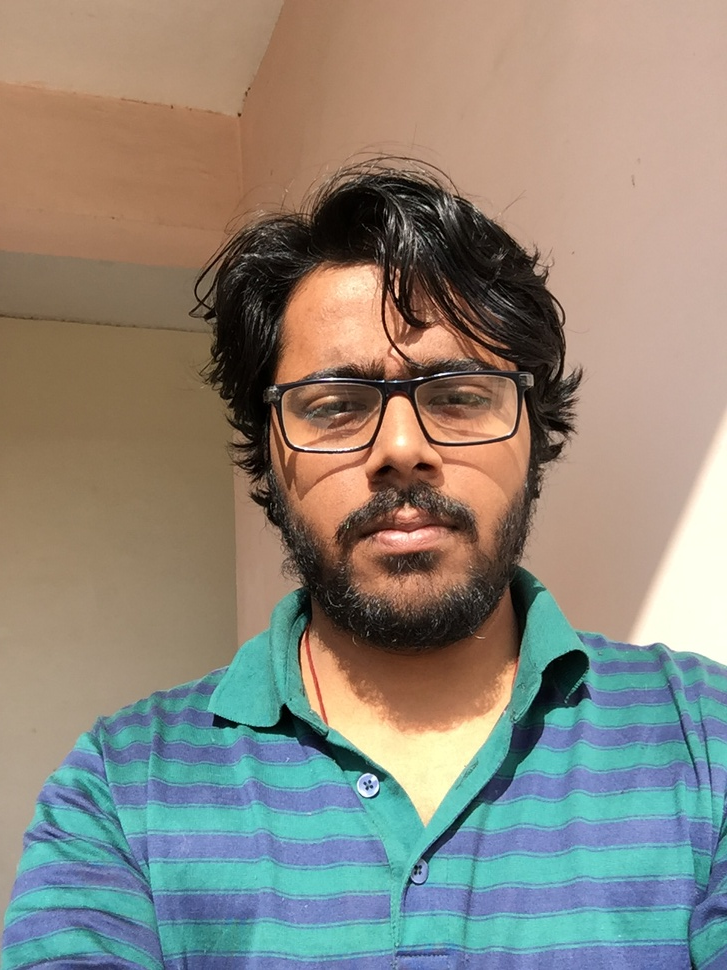
#> input picture images/color/IMG_0043.JPG, 727 x 970 px, shrunk from 960 x 1280 before the run; its folder holds 4 pictures in this run
$ python makegrey.py   (Python 2 division)
#> lines starting #> are read from the running program, lines starting #| are printed output that depends on the picture
import cv2
import glob
import numpy as np
import matplotlib as plt

def displayImage (frame, frame_name='rekt'):
    while 1:
        cv2.imshow (str(frame_name), frame)
        if cv2.waitKey(1) and 0xFF == ord('q'):
            cv2.destroyAllWindows()
            break

dir = './images/color/'
imagelist = glob.glob(dir+'*.JPG')

for name in imagelist:
    im = cv2.imread(name)
#> im is the input picture: shape (970, 727, 3); mean B, G, R 123.8, 135.3, 140.8
    im = cv2.cvtColor(im, cv2.COLOR_BGR2GRAY)
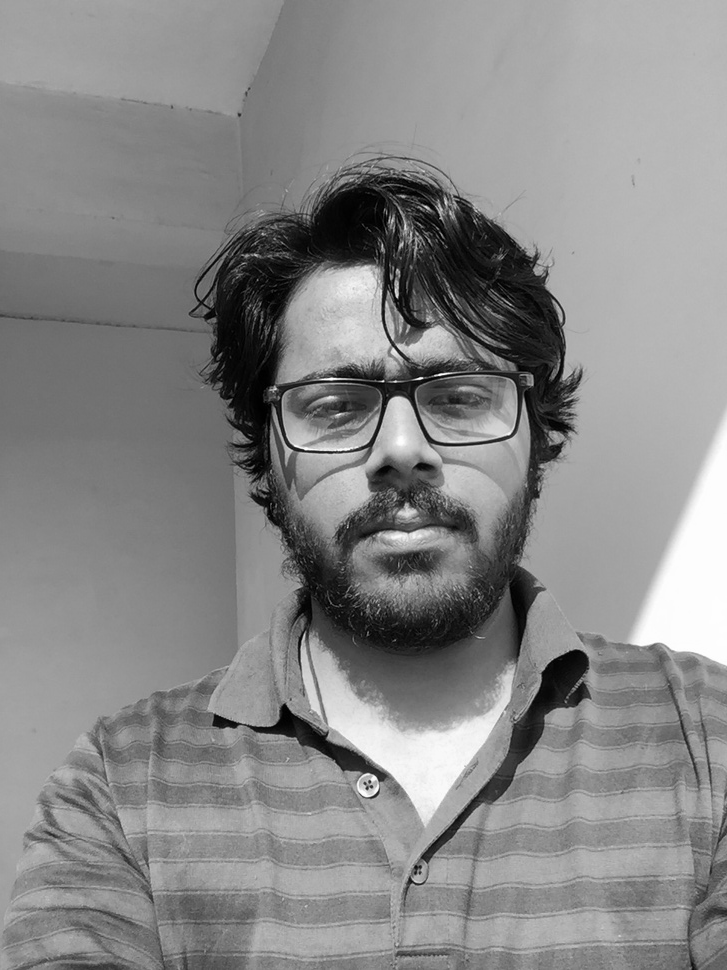
#> im: shape (970, 727); min 0, max 254, mean 135.6
    name = name.replace("color", "gray")
    print name
    cv2.imwrite(name, im)
#> pass 2 of the loop `for name in imagelist:`:
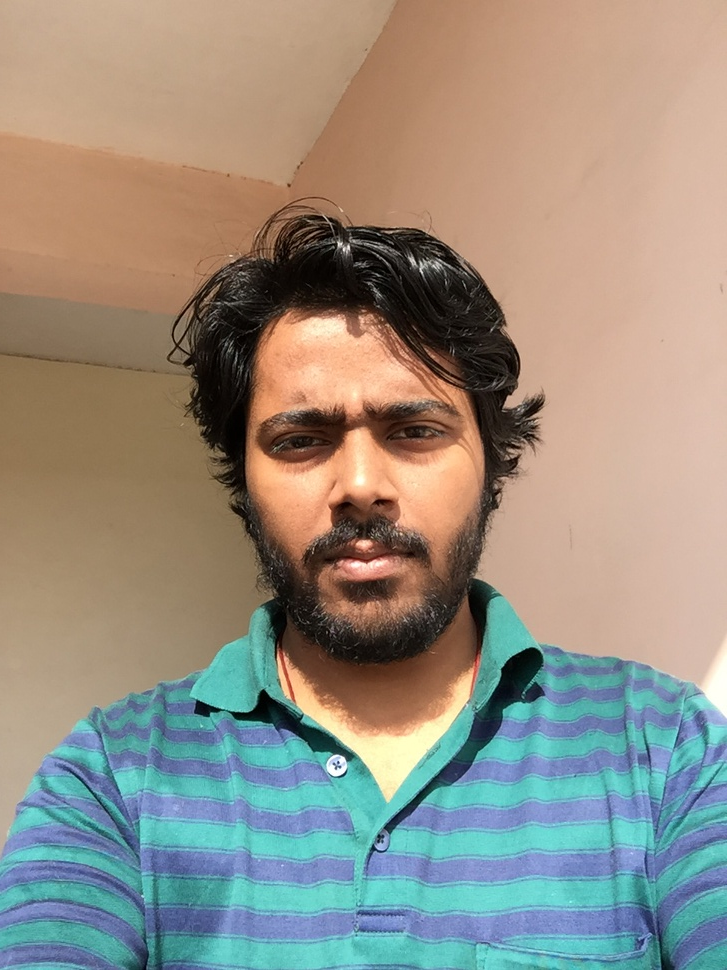
#> input picture images/color/IMG_0044.JPG, 727 x 970 px, shrunk from 960 x 1280 before the run
#> im is the input picture: shape (970, 727, 3); mean B, G, R 130.8, 143.2, 149.4
#> `im = cv2.cvtColor(im, cv2.COLOR_BGR2GRAY)`:
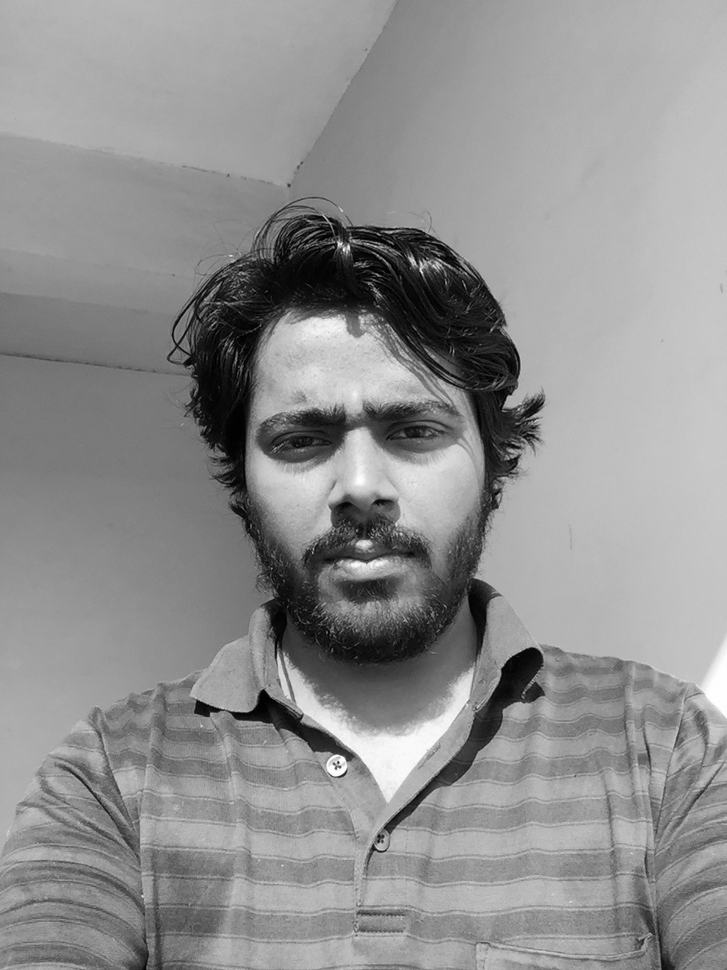
#> im: shape (970, 727); min 0, max 255, mean 143.7
#> pass 3 of the loop `for name in imagelist:`:
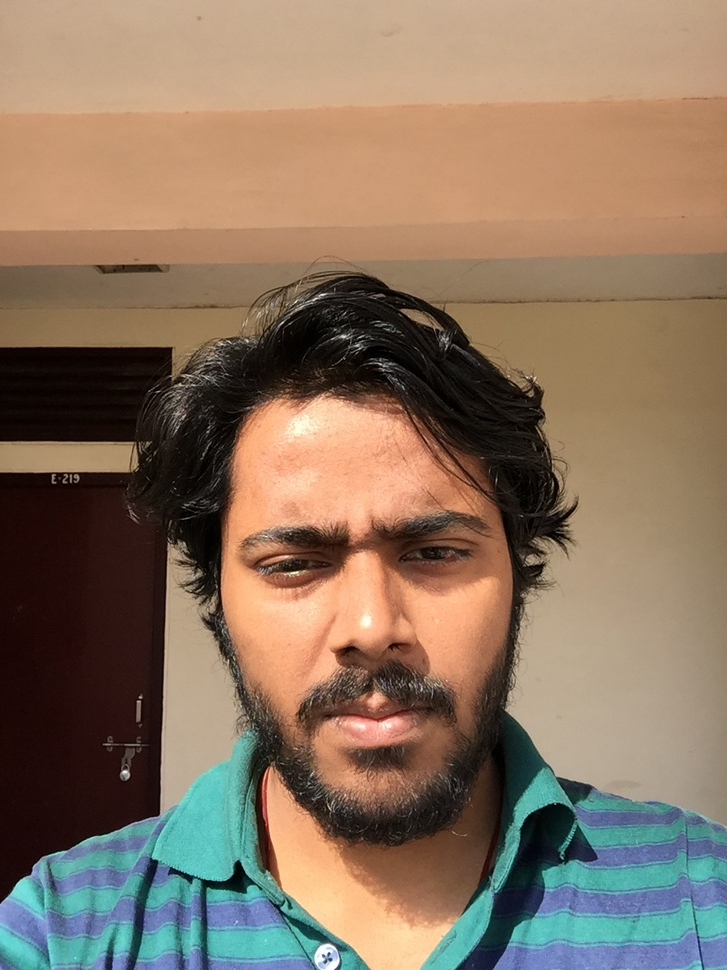
#> input picture images/color/IMG_0048.JPG, 727 x 970 px, shrunk from 960 x 1280 before the run
#> im is the input picture: shape (970, 727, 3); mean B, G, R 96.8, 116.5, 137.5
#> `im = cv2.cvtColor(im, cv2.COLOR_BGR2GRAY)`:
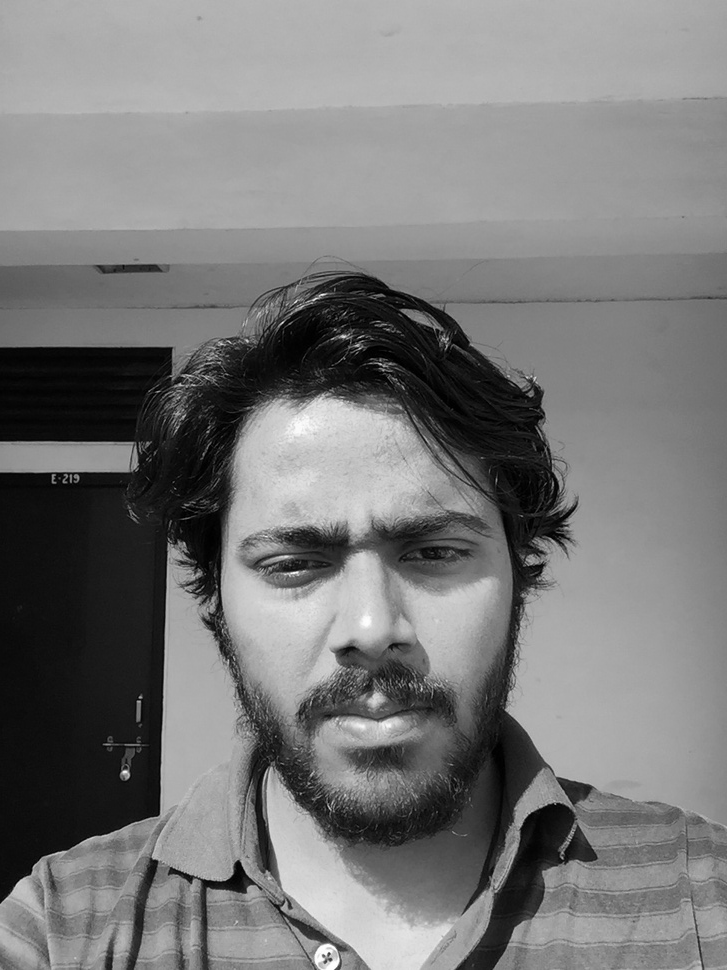
#> im: shape (970, 727); min 0, max 255, mean 120.5
#> the loop made 4 passes; the first 3 are shown
